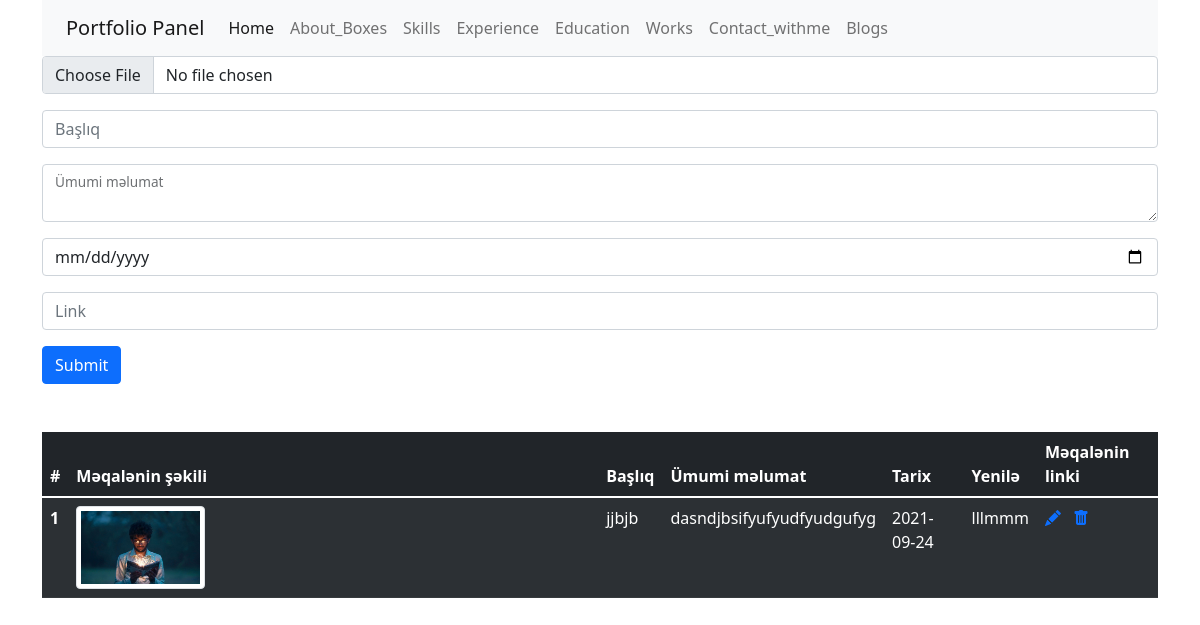
The page /admin/blogs on the database its author committed.
### models.py (models this page shows)
class Blog(db.Model):
     id = db.Column(db.Integer, primary_key=True)
     blog_picture= db.Column(db.String(80))
     blog_title= db.Column(db.String(80))
     blog_about= db.Column(db.String(80))
     blog_date=db.Column(db.String(80))
     blog_link=db.Column(db.String(80))

### admin/routes.py (the view, shortened to what this page needs)
@app.route('/admin/blogs',methods=['GET','POST'])
def admin_blogs():
    from models import Blog
    blogs=Blog.query.all()
    return render_template("admin/blogs.html",blogs=blogs)

### templates/admin/blogs.html (shortened to what this page needs)
<!doctype html>
<html lang="en">
<head>
    <link href="https://cdn.jsdelivr.net/npm/bootstrap@5.1.1/dist/css/bootstrap.min.css" rel="stylesheet"
>
    <link rel="stylesheet" href="https://cdn.jsdelivr.net/npm/bootstrap-icons@1.5.0/font/bootstrap-icons.css">
</head>
<body>
    <div class="container">
        <div class="row">
            <div class="col">
                <nav class="navbar navbar-expand-lg navbar-light bg-light">
                    <div class="container-fluid">
                        <a class="navbar-brand" href="#">Portfolio Panel</a>
                        <ul class="navbar-nav me-auto mb-2 mb-lg-0">
                            <li class="nav-item">
                                <a class="nav-link active" aria-current="page" href="/admin">Home</a>
                            </li>
                            <li class="nav-item">
                                <a class="nav-link" href="/admin/aboutboxes">About_Boxes</a>
                            </li>
                            <li class="nav-item">
                                <a class="nav-link" href="/admin/skills">Skills</a>
                            </li>
                            <li class="nav-item">
                                <a class="nav-link" href="/admin/experience">Experience</a>
                            </li>
                            <li class="nav-item">
                                <a class="nav-link" href="/admin/education">Education</a>
                            </li>
                            <li class="nav-item">
                                <a class="nav-link" href="/admin/works">Works</a>
                            </li>
                            <li class="nav-item">
                                <a class="nav-link" href="/admin/contact">Contact_withme</a>
                            </li>
                            <li class="nav-item">
                                <a class="nav-link" href="/admin/blogs">Blogs</a>
                            </li>
                        </ul>
                    </div>
                </nav>
            </div>
        </div>
    </div>
    <div class="container">
        <div class="row">
            <div class="col">
                <form action="/admin/blogs" method="POST" enctype="multipart/form-data">
                    <div class="mb-3">
                        <input type="file" class="form-control" placeholder="Məqalənin şəkili" name="blog_picture">
                    </div>
                    <div class="mb-3">
                        <input type="text" class="form-control" placeholder="Başlıq" name="blog_title">
                    </div>
                    <div class="mb-3">
                        <div class="form-floating">
                            <textarea class="form-control" name="blog_about"></textarea>
                            <label for="floatingTextarea">Ümumi məlumat</label>
                        </div>
                    </div>
                    <div class="mb-3">
                        <input type="date" class="form-control" placeholder="Tarix" name="blog_date">
                    </div>
                    <div class="mb-3">
                        <input type="text" class="form-control" placeholder="Link" name="blog_link">
                    </div>
                    <button type="submit" class="btn btn-primary">Submit</button>
                </form>
            </div>
        </div>
    </div>
    <div class="container">
        <div class="row">
            <div class="col">
                <table class="table table-dark table-striped mt-5">
                    <thead>
                        <tr>
                            <th scope="col">#</th>
                            <th scope="col">Məqalənin şəkili</th>
                            <th scope="col">Başlıq</th>
                            <th scope="col">Ümumi məlumat</th>
                            <th scope="col">Tarix</th>
                            <th scope="col">Yenilə</th>
                            <th scope="col">Məqalənin linki</th>
                        </tr>
                    </thead>
                    <tbody>
                        {% for blog in blogs %}
                        <tr>
                            <th>{{blog.id}}</th>
                            <td> <img src="{{blog.blog_picture}}" alt="" class="img-thumbnail w-25 ">
                            <td>{{blog.blog_title}}</td>
                            <td>{{blog.blog_about}}</td>
                            <td>{{blog.blog_date}}</td>
                            <td>{{blog.blog_link}}</td>
                            <td>
                                <a href="/update/{{blog.id}}"><i class="bi bi-pencil-fill"></i></a>
                                <a href="/Delett/{{blog.id}}"><i class="bi bi-trash-fill mx-2"></i></a>
                            </td>
                        </tr>
                        {% endfor %}
                    </tbody>
                </table>
            </div>
        </div>
    </div>
</body>
</html>

### rows shown on the page
Blog: id "1", blog_picture (picture), blog_title "jjbjb", blog_about "dasndjbsifyufyudfyudgufyg", blog_date "2021-09-24", blog_link "lllmmm"
